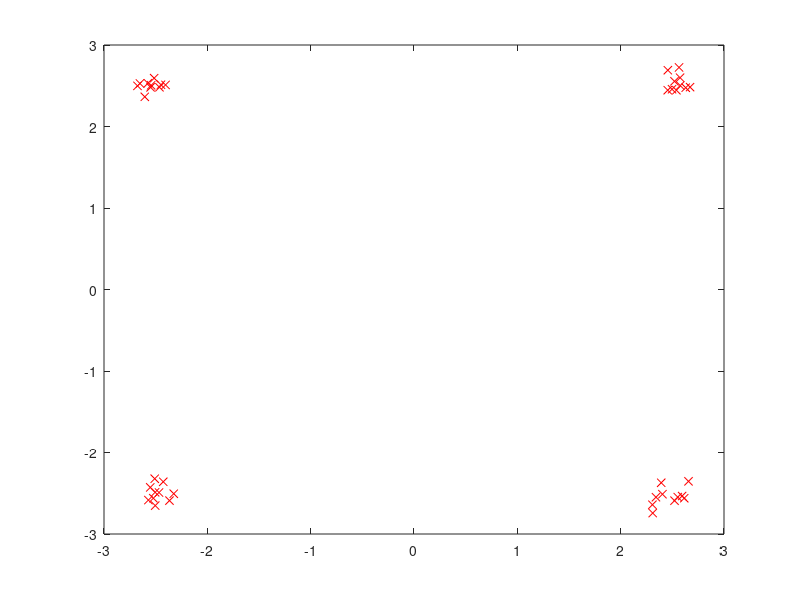

The MATLAB script that drew this image:
#!/usr/bin/octave

x = [[-2.4677, -2.4912],
       [-2.325 , -2.5056],
       [-2.3664, -2.5903],
       [-2.5042, -2.6513],
       [-2.5705, -2.5838],
       [-2.5092, -2.3216],
       [-2.5521, -2.4282],
       [-2.4265, -2.3593],
       [-2.5052, -2.4882],
       [-2.5225, -2.561 ],
       [ 2.3416, -2.5485],
       [ 2.6149, -2.5607],
       [ 2.5212, -2.5911],
       [ 2.3103, -2.7433],
       [ 2.6565, -2.3538],
       [ 2.3924, -2.3714],
       [ 2.3074, -2.6408],
       [ 2.5946, -2.534 ],
       [ 2.4043, -2.5117],
       [ 2.5524, -2.5473],
       [-2.6524,  2.528 ],
       [-2.4044,  2.5104],
       [-2.5492,  2.4803],
       [-2.5751,  2.5306],
       [-2.676 ,  2.4988],
       [-2.6052,  2.3641],
       [-2.5147,  2.5933],
       [-2.4633,  2.4812],
       [-2.5439,  2.5053],
       [-2.4485,  2.5123],
       [ 2.4556,  2.4455],
       [ 2.6292,  2.4762],
       [ 2.521 ,  2.5545],
       [ 2.4971,  2.4574],
       [ 2.4566,  2.6907],
       [ 2.5393,  2.445 ],
       [ 2.5764,  2.5026],
       [ 2.5749,  2.5988],
       [ 2.565 ,  2.7249],
       [ 2.6716,  2.4832]];

plot(x(:,1), x(:,2), 'rx')
%x = [0 0;0 1;3 3;3 4]
%allocation = spectral_clustering(x, 2,2);
